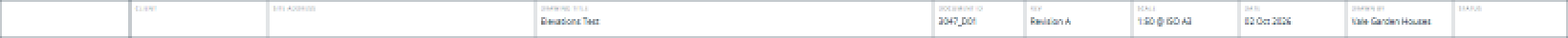
#> input picture WebApps/ValeVision3D/ValeVision__AUDIT__TrueVisionParity__Evidence__/execution/scratch/W1-26/png/new__3047__Doous__Sheet_001__band.png, 1640 x 40 px (shown at 1/2 size); its folder holds only this picture in this run
$ python ScanToMermaid__ImagePreprocessor__Main__.py ../../../../../WebApps/ValeVision3D/ValeVision__AUDIT__TrueVisionParity__Evidence__/execution/scratch/W1-26/png
#> lines starting #> are read from the running program, lines starting #| are printed output that depends on the picture; after the words box and inside, x2 and y2 are one past the last pixel; in counts of white or black regions, pixels touching at a corner belong together
# =============================================================================
# SCANTOMERMAID - IMAGE PREPROCESSOR
# =============================================================================
#
# FILE       : ScanToMermaid__ImagePreprocessor__Main__.py
# NAMESPACE  : ScanToMermaid
# MODULE     : ImagePreprocessor - Main
# AUTHOR     : Adam Noble - Noble Architecture
# PURPOSE    : Lift faint pencil linework out of scanned drawings before reading
# CREATED    : 04-Aug-2026
#
# DESCRIPTION:
# - Accepts a PDF, PNG, JPEG or TIFF scan, or a folder of the same
# - For PDFs, lifts the embedded scan at native resolution where possible
# - Falls back to rasterising the page at a chosen DPI when it is not a plain scan
# - Converts to greyscale, then auto-detects the paper white and ink black points
# - Applies a Photoshop-equivalent midtone gamma (default 0.43) to darken pencil
# - Optionally applies an unsharp mask to crisp up soft graphite edges
# - Writes a full-resolution processed image plus a downscaled reading copy
# - Writes overlapping detail tiles so fine handwriting stays legible when read
# - Writes a manifest JSON describing every artefact produced
#
# =============================================================================

import os
import sys
import json
import argparse

import numpy as np
from PIL import Image, ImageFilter

Image.MAX_IMAGE_PIXELS = None                                                    # <-- Architectural scans exceed the default bomb guard

# -----------------------------------------------------------------------------
# REGION | Configuration Constants
# -----------------------------------------------------------------------------

    # MODULE CONSTANTS | Levels Defaults Matching The Photoshop Preset
    # ------------------------------------------------------------
DEFAULT_GAMMA        =  0.43                                                     # <-- Photoshop midtone slider value, darkens pencil
DEFAULT_BLACK_PCT    =  0.50                                                     # <-- Percentile treated as ink black
DEFAULT_WHITE_PCT    =  99.00                                                    # <-- Percentile treated as paper white
DEFAULT_DPI          =  300                                                      # <-- Rasterise DPI when a PDF page is not a plain scan
    # ------------------------------------------------------------

    # MODULE CONSTANTS | Output Sizing
    # ------------------------------------------------------------
READ_MAX_WIDTH       =  1800                                                     # <-- Whole-sheet reading copy width
TILE_MAX_WIDTH       =  1600                                                     # <-- Per-tile reading width
TILE_OVERLAP_PCT     =  8.0                                                      # <-- Tile overlap so nothing is severed at a seam
DEFAULT_TILE_GRID    =  '3x2'                                                    # <-- Columns x rows for a landscape sheet
    # ------------------------------------------------------------

    # MODULE CONSTANTS | Paths and Recognised Inputs
    # ------------------------------------------------------------
OUTPUT_FOLDER_NAME   =  '03__Processed__Image'                                   # <-- Sits beside 01__Input__Image and 02__Input__PDF
MANIFEST_FILENAME    =  'ScanToMermaid__ProcessedImage__Manifest__.json'
IMAGE_EXTENSIONS     =  ('.png', '.jpg', '.jpeg', '.tif', '.tiff', '.bmp')
PDF_EXTENSIONS       =  ('.pdf',)
    # ------------------------------------------------------------

# endregion -------------------------------------------------------------------


# -----------------------------------------------------------------------------
# REGION | Page Extraction
# -----------------------------------------------------------------------------

    # HELPER FUNCTION | Lift Pages From a PDF at the Best Available Resolution
    # ------------------------------------------------------------
# [45 lines left out: functions extract_pdf_pages, extract_single_page_scan, _bytes_reader, not called in this run]
    # ------------------------------------------------------------

# endregion -------------------------------------------------------------------


# -----------------------------------------------------------------------------
# REGION | Levels Adjustment
# -----------------------------------------------------------------------------

    # FUNCTION | Apply Auto White Point and Midtone Gamma to a Scan
    # ------------------------------------------------------------
def apply_levels(source_image, gamma, use_auto_white, black_pct, white_pct, sharpen):
    """Return a greyscale image with pencil linework darkened and paper normalised."""
    greyscale  =  source_image.convert('L')
    samples    =  np.asarray(greyscale).astype(np.float32)

    if use_auto_white:
        black_point  =  float(np.percentile(samples, black_pct))
        white_point  =  float(np.percentile(samples, white_pct))
        if white_point - black_point < 1.0:
            black_point, white_point  =  0.0, 255.0                              # <-- Degenerate histogram, leave the scan alone
    else:
        black_point, white_point  =  0.0, 255.0                                  # <-- Fixed Photoshop behaviour, input levels 0 and 255

    normalised  =  (samples - black_point) / (white_point - black_point)
    normalised  =  np.clip(normalised, 0.0, 1.0)
    corrected   =  np.power(normalised, 1.0 / gamma)                             # <-- Gamma below 1.0 darkens the midtones
    result      =  Image.fromarray((corrected * 255.0).astype(np.uint8), mode='L')

    if sharpen:
        result  =  result.filter(ImageFilter.UnsharpMask(radius=2, percent=110, threshold=3))
    return result, black_point, white_point
    # ------------------------------------------------------------

# endregion -------------------------------------------------------------------


# -----------------------------------------------------------------------------
# REGION | Reading Copies and Detail Tiles
# -----------------------------------------------------------------------------

    # HELPER FUNCTION | Downscale an Image to a Target Width
    # ------------------------------------------------------------
def downscale_to_width(source_image, target_width):
    """Return a LANCZOS-resampled copy no wider than target_width."""
    if source_image.width <= target_width:
        return source_image.copy()
    target_height  =  int(round(target_width * source_image.height / source_image.width))
    return source_image.resize((target_width, target_height), Image.LANCZOS)
    # ------------------------------------------------------------


    # FUNCTION | Cut a Sheet Into Overlapping Tiles for Close Reading
    # ------------------------------------------------------------
def build_detail_tiles(source_image, grid_spec, output_dir, stem):
    """Write overlapping tiles and return their manifest entries."""
    try:
        columns, rows  =  (int(part) for part in grid_spec.lower().split('x'))
    except ValueError:
        print(f'  WARNING: Unreadable tile grid "{grid_spec}", falling back to {DEFAULT_TILE_GRID}')
        columns, rows  =  (int(part) for part in DEFAULT_TILE_GRID.split('x'))

    tile_width   =  source_image.width  / columns
    tile_height  =  source_image.height / rows
    overlap_x    =  tile_width  * (TILE_OVERLAP_PCT / 100.0)
    overlap_y    =  tile_height * (TILE_OVERLAP_PCT / 100.0)

    tile_entries  =  []
    for row in range(rows):
        for column in range(columns):
            left    =  max(0, int(round(column * tile_width  - overlap_x)))
            upper   =  max(0, int(round(row    * tile_height - overlap_y)))
            right   =  min(source_image.width,  int(round((column + 1) * tile_width  + overlap_x)))
            lower   =  min(source_image.height, int(round((row    + 1) * tile_height + overlap_y)))

            cropped   =  source_image.crop((left, upper, right, lower))
            reduced   =  downscale_to_width(cropped, TILE_MAX_WIDTH)
            tile_name =  f'{stem}__Tile__R{row + 1}C{column + 1}__.png'
            tile_path =  os.path.join(output_dir, tile_name)
            reduced.save(tile_path, 'PNG', optimize=True)

            tile_entries.append({
                'Tile__FileName'   : tile_name,
                'Tile__GridRef'    : f'R{row + 1}C{column + 1}',
                'Tile__SourceBox'  : [left, upper, right, lower],
                'Tile__PixelSize'  : [reduced.width, reduced.height]
            })
    return tile_entries
    # ------------------------------------------------------------

# endregion -------------------------------------------------------------------


# -----------------------------------------------------------------------------
# REGION | Output Location Resolution
# -----------------------------------------------------------------------------

    # HELPER FUNCTION | Decide Where Processed Images Belong
    # ------------------------------------------------------------
def resolve_output_dir(input_path, explicit_out):
    """Return the processed-image folder, honouring the NN__Input__* project layout."""
    if explicit_out:
        return os.path.abspath(explicit_out)

    input_dir   =  os.path.dirname(os.path.abspath(input_path))
    folder_name =  os.path.basename(input_dir)

    if '__Input__' in folder_name:
        project_root  =  os.path.dirname(input_dir)                              # <-- Sit alongside 01__Input__Image and 02__Input__PDF
    else:
        project_root  =  input_dir
    return os.path.join(project_root, OUTPUT_FOLDER_NAME)
    # ------------------------------------------------------------


    # HELPER FUNCTION | Collect Every Input File To Be Processed
    # ------------------------------------------------------------
def collect_input_files(input_path):
    """Return a sorted list of scan files from a single path or a folder."""
    if os.path.isfile(input_path):
        return [input_path]

    recognised  =  IMAGE_EXTENSIONS + PDF_EXTENSIONS
    collected   =  []
    for entry in sorted(os.listdir(input_path)):
        if entry.lower().endswith(recognised):
            collected.append(os.path.join(input_path, entry))
    return collected
    # ------------------------------------------------------------

# endregion -------------------------------------------------------------------


# -----------------------------------------------------------------------------
# REGION | Pipeline Runner
# -----------------------------------------------------------------------------

    # FUNCTION | Process a Single Scan Page Through the Full Levels Pipeline
    # ------------------------------------------------------------
def process_page(page_image, stem, page_number, output_dir, options):
    """Write processed, reading and tile artefacts for one page, return a manifest entry."""
    page_stem  =  f'{stem}__P{page_number:02d}__Levels__'

    processed, black_point, white_point  =  apply_levels(
        page_image,
        gamma          = options.gamma,
        use_auto_white = not options.no_autowhite,
        black_pct      = options.black_pct,
        white_pct      = options.white_pct,
        sharpen        = not options.no_sharpen
    )

    full_name  =  f'{page_stem}.png'
    full_path  =  os.path.join(output_dir, full_name)
    processed.save(full_path, 'PNG', optimize=True)

    reading      =  downscale_to_width(processed, READ_MAX_WIDTH)
    reading_name =  f'{page_stem}Read__.png'
    reading.save(os.path.join(output_dir, reading_name), 'PNG', optimize=True)

    tile_entries  =  []
    if not options.no_tiles:
        tile_entries  =  build_detail_tiles(processed, options.tiles, output_dir, page_stem.rstrip('_'))

    print(f'  Page {page_number:02d}  {page_image.width} x {page_image.height}px'
          f'  black={black_point:.1f}  white={white_point:.1f}'
          f'  tiles={len(tile_entries)}')

    return {
        'Page__Number'         : page_number,
        'Page__SourcePixels'   : [page_image.width, page_image.height],
        'Page__ProcessedFile'  : full_name,
        'Page__ReadingFile'    : reading_name,
        'Page__BlackPoint'     : round(black_point, 2),
        'Page__WhitePoint'     : round(white_point, 2),
        'Page__GammaApplied'   : options.gamma,
        'Page__Tiles'          : tile_entries
    }
    # ------------------------------------------------------------


    # FUNCTION | Process Every Input File and Write the Manifest
    # ------------------------------------------------------------
def run_pipeline(options):
    """Drive the whole preprocessing pass and return the manifest dictionary."""
    input_files  =  collect_input_files(options.input)
    if not input_files:
        print(f'  ERROR: No PDF or image files found at {options.input}')
        sys.exit(1)

    output_dir  =  resolve_output_dir(input_files[0], options.out)
    os.makedirs(output_dir, exist_ok=True)
    print(f'\nScanToMermaid - Image Preprocessor')
    print(f'  Output   : {output_dir}')
    print(f'  Gamma    : {options.gamma}   AutoWhite: {not options.no_autowhite}   '
          f'Sharpen: {not options.no_sharpen}\n')

    source_entries  =  []
    for input_file in input_files:
        stem       =  os.path.splitext(os.path.basename(input_file))[0].rstrip('_')
        extension  =  os.path.splitext(input_file)[1].lower()
        print(f'  {os.path.basename(input_file)}')

        page_entries  =  []
        if extension in PDF_EXTENSIONS:
            for page_number, page_image in extract_pdf_pages(input_file, options.dpi):
                page_entries.append(process_page(page_image, stem, page_number, output_dir, options))
        else:
            with Image.open(input_file) as opened:
                opened.load()
                page_entries.append(process_page(opened, stem, 1, output_dir, options))

        source_entries.append({
            'Source__FileName'  : os.path.basename(input_file),
            'Source__FullPath'  : os.path.abspath(input_file),
            'Source__PageCount' : len(page_entries),
            'Source__Pages'     : page_entries
        })

    manifest  =  {
        'Manifest__Generator'   : 'ScanToMermaid__ImagePreprocessor__Main__.py',
        'Manifest__OutputDir'   : output_dir,
        'Manifest__Settings'    : {
            'Setting__Gamma'          : options.gamma,
            'Setting__AutoWhitePoint' : not options.no_autowhite,
            'Setting__BlackPercentile': options.black_pct,
            'Setting__WhitePercentile': options.white_pct,
            'Setting__Sharpen'        : not options.no_sharpen,
            'Setting__TileGrid'       : 'none' if options.no_tiles else options.tiles
        },
        'Manifest__Sources'     : source_entries
    }

    manifest_path  =  os.path.join(output_dir, MANIFEST_FILENAME)
    with open(manifest_path, 'w', encoding='utf-8') as handle:
        json.dump(manifest, handle, indent=4)

    total_pages  =  sum(entry['Source__PageCount'] for entry in source_entries)
    print(f'\n  Done. {total_pages} page(s) processed.')
    print(f'  Manifest : {manifest_path}\n')
    return manifest
    # ------------------------------------------------------------

# endregion -------------------------------------------------------------------


# -----------------------------------------------------------------------------
# REGION | Command Line Entry Point
# -----------------------------------------------------------------------------

    # FUNCTION | Parse Arguments and Start the Pipeline
    # ------------------------------------------------------------
def main():
    """Parse command line options and run the preprocessing pipeline."""
    parser  =  argparse.ArgumentParser(
        description='Lift faint pencil linework out of scanned drawings before reading.')
    parser.add_argument('input',
                        help='PDF, PNG, JPEG or TIFF scan, or a folder of them')
    parser.add_argument('--out', default=None,
                        help='Output folder (default: 03__Processed__Image beside the input)')
    parser.add_argument('--gamma', type=float, default=DEFAULT_GAMMA,
                        help=f'Midtone gamma, lower darkens more (default {DEFAULT_GAMMA})')
    parser.add_argument('--no-autowhite', action='store_true',
                        help='Disable paper white detection and use fixed 0-255 input levels')
    parser.add_argument('--black-pct', type=float, default=DEFAULT_BLACK_PCT,
                        help=f'Percentile mapped to black (default {DEFAULT_BLACK_PCT})')
    parser.add_argument('--white-pct', type=float, default=DEFAULT_WHITE_PCT,
                        help=f'Percentile mapped to white (default {DEFAULT_WHITE_PCT})')
    parser.add_argument('--no-sharpen', action='store_true',
                        help='Skip the unsharp mask pass')
    parser.add_argument('--tiles', default=DEFAULT_TILE_GRID,
                        help=f'Detail tile grid as ColumnsxRows (default {DEFAULT_TILE_GRID})')
    parser.add_argument('--no-tiles', action='store_true',
                        help='Skip detail tile generation')
    parser.add_argument('--dpi', type=int, default=DEFAULT_DPI,
                        help=f'Rasterise DPI for non-scan PDF pages (default {DEFAULT_DPI})')

    options  =  parser.parse_args()
    run_pipeline(options)
#> in run_pipeline, opened is the input picture: PIL image 1640x40 RGB; mean R, G, B 245.4, 246.3, 246.9
#> in apply_levels, `black_point  =  float(np.percentile(samples, black_pct))`: black_point = 97
#> in apply_levels, `white_point  =  float(np.percentile(samples, white_pct))`: white_point = 255
#> in apply_levels, `result      =  Image.fromarray((corrected * 255.0).astype(np.uint8), m..`:
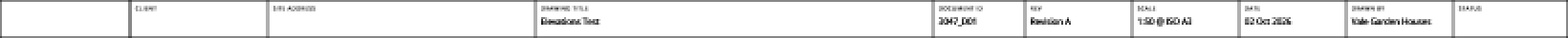
#> result: PIL image 1640x40 L (shown at 1/2 size); min 0, max 255, mean 235.5
#> in apply_levels, `result  =  result.filter(ImageFilter.UnsharpMask(radius=2, percent=110..`:
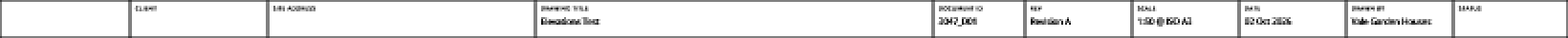
#> result: PIL image 1640x40 L (shown at 1/2 size); min 0, max 255, mean 233
#> in process_page, `processed, black_point, white_point  =  apply_levels( page_image, gamm..`: black_point = 97; white_point = 255
#> the loop in build_detail_tiles, `for row in range(rows):` made 2 passes
#> pass 1, in build_detail_tiles, `reduced.save(tile_path, 'PNG', optimize=True)`:
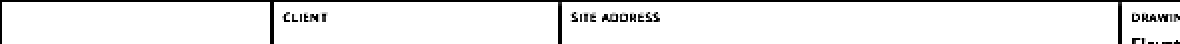
#> saved as new__3047__Doous__Sheet_001__band__P01__Levels__Tile__R1C1__.png: PIL image 590x22 L (shown 2 times larger); min 0, max 255, mean 236.3
#> pass 1, in build_detail_tiles, `reduced.save(tile_path, 'PNG', optimize=True)`:
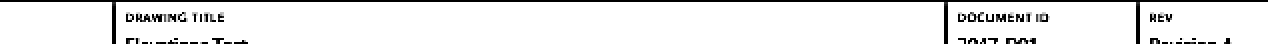
#> saved as new__3047__Doous__Sheet_001__band__P01__Levels__Tile__R1C2__.png: PIL image 634x22 L (shown 2 times larger); min 0, max 255, mean 234.1
#> pass 1, in build_detail_tiles, `reduced.save(tile_path, 'PNG', optimize=True)`:
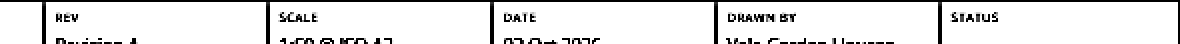
#> saved as new__3047__Doous__Sheet_001__band__P01__Levels__Tile__R1C3__.png: PIL image 590x22 L (shown 2 times larger); min 0, max 255, mean 229.5
#> pass 2, in build_detail_tiles, `reduced.save(tile_path, 'PNG', optimize=True)`:
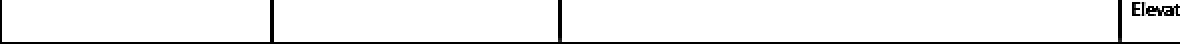
#> saved as new__3047__Doous__Sheet_001__band__P01__Levels__Tile__R2C1__.png: PIL image 590x22 L (shown 2 times larger); min 0, max 255, mean 238.9
#> after the loop in build_detail_tiles, `for row in range(rows):`:
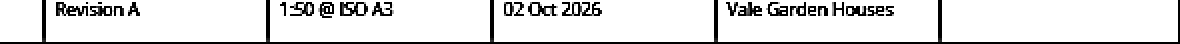
#> cropped: PIL image 590x22 L (shown 2 times larger); min 0, max 255, mean 224.6
#> after the loop in build_detail_tiles, `for row in range(rows):`: tile_entries = 6 items
#|   Page 01  1640 x 40px  black=97.0  white=255.0  tiles=6
#> in run_pipeline, `total_pages  =  sum(entry['Source__PageCount'] for entry in source_ent..`: total_pages = 1
#|   Done. 1 page(s) processed.
    # ------------------------------------------------------------


if __name__ == '__main__':
    main()

# endregion -------------------------------------------------------------------

$ run again, on WebApps/ValeVision3D/ValeVision__AUDIT__TrueVisionParity__Evidence__/execution/scratch/W1-26/png/old__57994__Harris__Scheme-02__Sheet_001__band.png
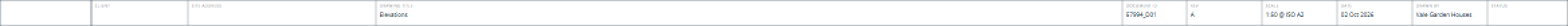
#> input picture WebApps/ValeVision3D/ValeVision__AUDIT__TrueVisionParity__Evidence__/execution/scratch/W1-26/png/old__57994__Harris__Scheme-02__Sheet_001__band.png, 2336 x 40 px (shown at 1/2 size)
#> in run_pipeline, opened is the input picture: PIL image 2336x40 RGB; mean R, G, B 246.8, 247.5, 248
#> in apply_levels, `black_point  =  float(np.percentile(samples, black_pct))`: black_point = 135
#> in apply_levels, `white_point  =  float(np.percentile(samples, white_pct))`: white_point = 255
#> in process_page, `processed, black_point, white_point  =  apply_levels( page_image, gamm..`: black_point = 135; white_point = 255
#> the loop in build_detail_tiles, `for row in range(rows):` made 2 passes
#> pass 1, in build_detail_tiles, `reduced.save(tile_path, 'PNG', optimize=True)`:
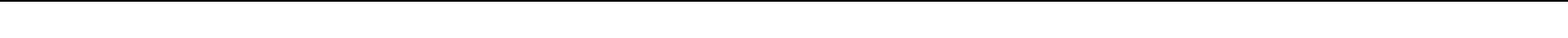
#> saved as old__57994__Harris__Scheme-02__Sheet_001__band__P01__Levels__Tile__R1C2__.png: PIL image 904x22 L (shown 2 times larger); 95.5% white; black in thin lines or dots, all inside (x1, y1, x2, y2) = (0, 0, 904, 1)
#> after the loop in build_detail_tiles, `for row in range(rows):`:
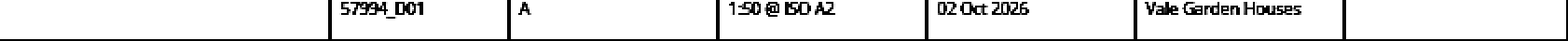
#> cropped: PIL image 841x22 L (shown 2 times larger); min 0, max 255, mean 228.5
#> after the loop in build_detail_tiles, `for row in range(rows):`: tile_entries = 6 items
#|   Page 01  2336 x 40px  black=135.0  white=255.0  tiles=6
#> total_pages = 1
#|   Done. 1 page(s) processed.
